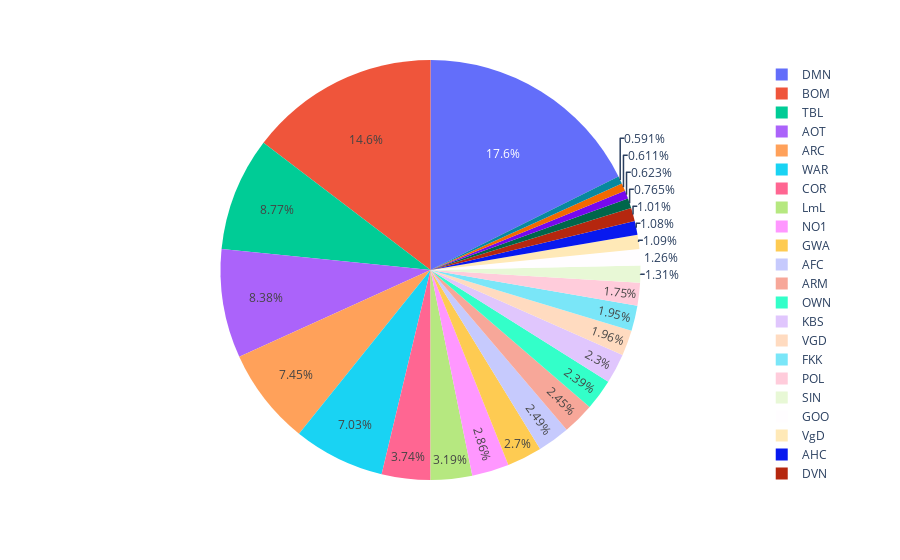

Notebook code for this chart:
### Code cell
fig = px.pie(df, values="Day 1", names="Alliance")
fig.show()

### Figure 1 — Plotly figure (JSON) as saved in the notebook; plotly's stock layout.template omitted (floating-point values rounded to 4 significant figures)
{"data": [{"domain": {"x": [0.0, 1.0], "y": [0.0, 1.0]}, "hovertemplate": "Alliance=%{label}<br>Day 1=%{value}<extra></extra>", "labels": ["DMN", "BOM", "TBL", "AOT", "ARC", "WAR", "COR", "LmL", "NO1", "GWA", "AFC", "ARM", "OWN", "KBS", "VGD", "FKK", "POL", "SIN", "GOO", "AHC", "DVN", "VgD", "Aot", "WKX", "WOS", "BCL"], "legendgroup": "", "name": "", "showlegend": true, "values": [141816880, 117622630, 70441290, 67313740, 59858750, 56476130, 30055490, 25639130, 22947550, 21664730, 19976810, 19719540, 19176590, 18483060, 15731920, 15641470, 14070450, 10491870, 10084280, 8640880, 8091720, 8764440, 6147790, 5007790, 4911690, 4746840], "type": "pie"}], "layout": {"legend": {"tracegroupgap": 0}, "margin": {"t": 60}}}
